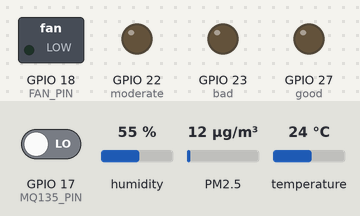
Recording of a program running on a simulated Raspberry Pi (BCM pin numbers). Shown: switched loads named in the program (green lamp = pin HIGH), output pins drawn as LEDs (lit = HIGH). Inputs (shaded band) come from the test bench; at power-on: PM2.5 12 µg/m³, temperature 24 °C, GPIO 17 (MQ135_PIN) LOW, humidity 55 %. Web requests get an empty 200 reply after 0.4 s; what the program prints to the terminal is not drawn.

Above: at 1.2 s.
1.3 s: PM2.5 set to 30 µg/m³
9.0 s: PM2.5 set to 37 µg/m³
At 14.7 s:
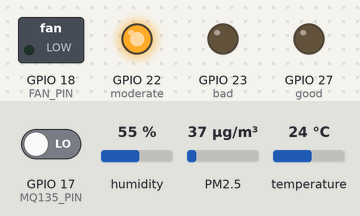
15.9 s: temperature set to 28 °C
22.8 s: temperature set to 31 °C
At 26.9 s:
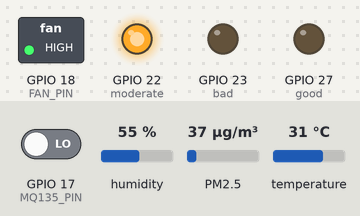
29.7 s: PM2.5 set to 6 µg/m³
At 32.4 s:
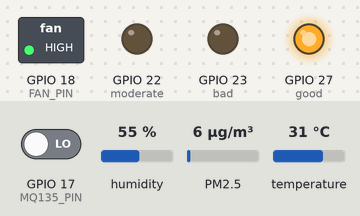
36.6 s: PM2.5 set to 75 µg/m³
At 39.1 s:
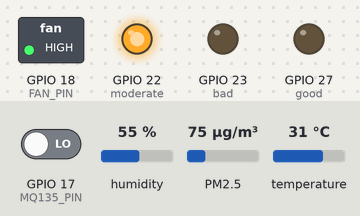
Timing chart, 0 to 40.6 s (numbered marks = the images above; inputs shaded):
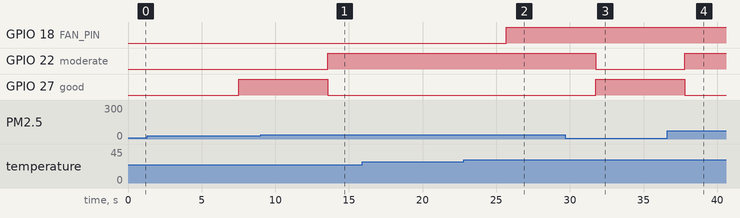

The program:

main.py
```python
import RPi.GPIO as GPIO
import serial
import time
import threading
import json
import requests
import board
import adafruit_dht

# --- 설정 ---
# GPIO 핀 번호 (BCM 모드 기준)
DHT_PIN = 4
MQ135_PIN = 17
LED_PINS = {'good': 27, 'moderate': 22, 'bad': 23, 'off': -1}
FAN_PIN = 18

# 백엔드 서버 주소
BACKEND_API_URL = "http://127.0.0.1:3000/api/sensors"
# [변경] 최신 제어 명령을 가져올 API 엔드포인트
CONTROL_API_URL = "http://127.0.0.1:3000/api/logs/control/latest"

# --- 전역 변수 ---
# 이전 센서 값 저장용
last_sent_temp = None
last_sent_humid = None
last_sent_pm2_5 = None

# 기능 활성화 상태 관리용 (기본값)
auto_fan_enabled = True
led_enabled = True

# 자동 팬 제어 조건
AUTO_FAN_TEMP_THRESHOLD = 30.0
AUTO_FAN_PM25_THRESHOLD = 75

# --- GPIO 및 센서 관련 함수 (이전과 동일) ---
def setup_gpio():
    GPIO.setmode(GPIO.BCM)
    GPIO.setwarnings(False)
    GPIO.setup(MQ135_PIN, GPIO.IN)
    for pin in LED_PINS.values():
        if pin != -1:
            GPIO.setup(pin, GPIO.OUT)
            GPIO.output(pin, GPIO.LOW)
    GPIO.setup(FAN_PIN, GPIO.OUT)
    GPIO.output(FAN_PIN, GPIO.LOW)
    print("✅ GPIO가 성공적으로 설정되었습니다.")

try:
    dht_device = adafruit_dht.DHT11(board.D4)
    ser = serial.Serial('/dev/serial0', baudrate=9600, timeout=2)
except Exception as e:
    print(f"🚨 센서 초기화 중 오류 발생: {e}")
    dht_device = None
    ser = None

def read_dht11():
    if not dht_device: return None, None
    try:
        return float(dht_device.temperature), float(dht_device.humidity)
    except Exception: return None, None

def read_pms7003():
    if not ser: return None
    try:
        if ser.in_waiting >= 32:
            data = ser.read(32)
            if data[0] == 0x42 and data[1] == 0x4d:
                return int.from_bytes(data[12:14], byteorder='big')
    except Exception: return None
    return None

def read_mq135(): return GPIO.input(MQ135_PIN)

def send_to_backend(sensor_type, value):
    payload = {"sensorType": sensor_type, "value": str(value)}
    try:
        response = requests.post(BACKEND_API_URL, json=payload, timeout=5)
        if response.status_code == 201:
            print(f"✅ [{sensor_type}] 데이터 전송 성공: {value}")
        else:
            print(f"🚨 [{sensor_type}] 데이터 전송 실패: {response.status_code}")
    except requests.exceptions.RequestException as e:
        print(f"🚨 [{sensor_type}] 백엔드 연결 오류: {e}")

def set_led(status):
    if status == 'off':
        for pin in LED_PINS.values():
            if pin != -1: GPIO.output(pin, GPIO.LOW)
    else:
        for name, pin in LED_PINS.items():
            if pin != -1: GPIO.output(pin, GPIO.HIGH if name == status else GPIO.LOW)
    print(f"💡 LED 상태 변경: {status}")

def control_fan(state):
    GPIO.output(FAN_PIN, GPIO.HIGH if state else GPIO.LOW)
    print(f"💨 팬 상태 변경: {'ON' if state else 'OFF'}")

# --- [신규] 제어 명령 폴링 및 상태 업데이트 함수 ---
def apply_latest_commands():
    """서버에서 최신 제어 명령을 가져와 전역 상태 변수를 업데이트합니다."""
    global auto_fan_enabled, led_enabled

    try:
        response = requests.get(CONTROL_API_URL, timeout=5)
        if response.status_code != 200:
            print(f"🚨 제어 명령 조회 실패: {response.status_code}")
            return

        commands = response.json()
        if not commands:
            print("ℹ️ 수신된 새 제어 명령이 없습니다.")
            return

        # 최신 명령을 기준으로 상태 결정 (목록의 첫번째 항목이 가장 최신이라고 가정)
        latest_command = commands[0]
        target = latest_command.get("target")
        action = latest_command.get("action")

        print(f"📥 최신 제어 명령 수신: {latest_command}")

        if target == "led":
            led_enabled = (action == "on")
        elif target == "autoFan":
            auto_fan_enabled = (action == "enable")
        elif target == "fan" and latest_command.get("source") == "user":
            auto_fan_enabled = False # 수동 팬 조작 시 자동 모드 비활성화
            control_fan(action == "on") # 수동 팬 명령은 즉시 실행
            print("ℹ️ 수동 팬 제어 명령을 즉시 실행합니다.")

    except requests.exceptions.RequestException as e:
        print(f"🚨 제어 명령 조회 중 네트워크 오류: {e}")
    except Exception as e:
        print(f"🚨 제어 명령 처리 중 오류: {e}")

# --- 메인 루프 ---
def main_loop():
    """주기적으로 제어명령과 센서 값을 처리하는 메인 루프입니다."""
    global last_sent_temp, last_sent_humid, last_sent_pm2_5

    while True:
        # 1. 서버로부터 최신 제어 명령을 가져와 상태 업데이트
        apply_latest_commands()

        # 2. 센서 값 읽기
        temp, humid = read_dht11()
        pm2_5 = read_pms7003()
        air_quality_digital = read_mq135()

        # 3. 변경된 센서 값을 서버로 전송
        if temp is not None and last_sent_temp != temp:
            send_to_backend("temperature", temp)
            last_sent_temp = temp
        if humid is not None and last_sent_humid != humid:
            send_to_backend("humidity", humid)
            last_sent_humid = humid
        if pm2_5 is not None and last_sent_pm2_5 != pm2_5:
            send_to_backend("pm25", pm2_5)
            last_sent_pm2_5 = pm2_5

        # 4. 상태 변수에 따른 자동 제어 로직 실행
        # (수동 팬 제어는 apply_latest_commands에서 이미 처리됨)
        if auto_fan_enabled:
            is_hot = temp is not None and temp >= AUTO_FAN_TEMP_THRESHOLD
            is_dusty = pm2_5 is not None and pm2_5 >= AUTO_FAN_PM25_THRESHOLD
            control_fan(is_hot or is_dusty)

        if led_enabled:
            if pm2_5 is None: set_led('off')
            elif air_quality_digital == 0 and pm2_5 < 35: set_led('good')
            elif air_quality_digital == 0 or pm2_5 < 75: set_led('moderate')
            else: set_led('bad')
        else:
            set_led('off')

        print(f"🌡️ 현재 상태: 온도={temp}°C, 습도={humid}%, PM2.5={pm2_5}µg/m³, 자동팬={auto_fan_enabled}, LED={led_enabled}")

        # 5. 다음 루프까지 5초 대기
        time.sleep(5)

# --- 메인 실행 ---
if __name__ == "__main__":
    try:
        setup_gpio()
        main_loop() # 메인 루프 직접 실행
    except KeyboardInterrupt:
        print("\n🚫 프로그램을 종료합니다.")
    finally:
        GPIO.cleanup()
```

Measured:
- the behaviour switches between 34 and 35 µg/m³ on PM2.5 (found by bisection; images 0 and 1)
- the behaviour switches between 29 and 30 °C on temperature (found by bisection; images 1 and 2)
- after the input at 9.0 s, GPIO 22 (moderate): LOW → HIGH after 4.6 s; GPIO 27 (good): HIGH → LOW after 4.6 s
- after the input at 15.9 s, every drawn part: stays the same
- after the input at 22.8 s, GPIO 18 (FAN_PIN): LOW → HIGH after 2.9 s
- after the input at 29.7 s, GPIO 22 (moderate): HIGH → LOW after 2.1 s; GPIO 27 (good): LOW → HIGH after 2.1 s
- after the input at 36.6 s, GPIO 22 (moderate): LOW → HIGH after 1.2 s; GPIO 27 (good): HIGH → LOW after 1.2 s
